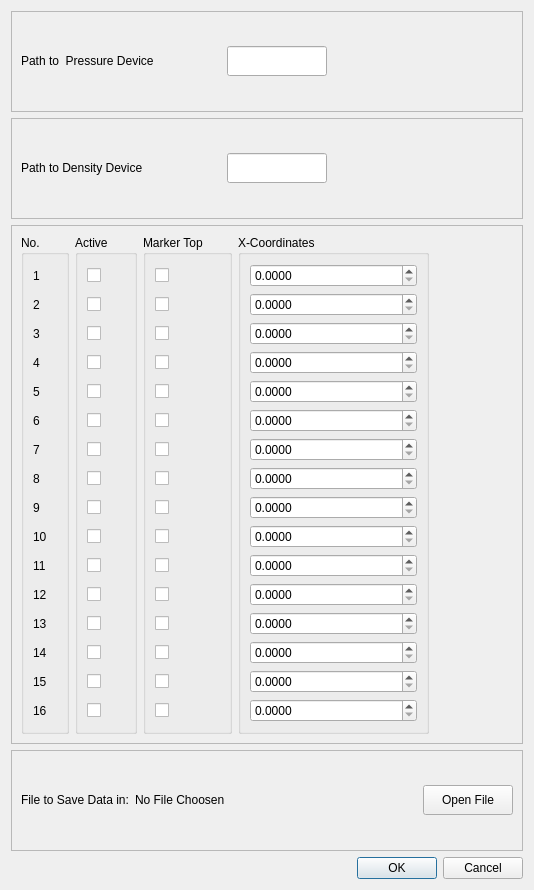
<?xml version="1.0" encoding="UTF-8"?>
<ui version="4.0">
 <class>SetupDialog</class>
 <widget class="QWidget" name="SetupDialog">
  <property name="windowModality">
   <enum>Qt::ApplicationModal</enum>
  </property>
  <property name="geometry">
   <rect>
    <x>0</x>
    <y>0</y>
    <width>534</width>
    <height>890</height>
   </rect>
  </property>
  <property name="minimumSize">
   <size>
    <width>200</width>
    <height>200</height>
   </size>
  </property>
  <property name="maximumSize">
   <size>
    <width>10000</width>
    <height>10000</height>
   </size>
  </property>
  <property name="windowTitle">
   <string>Setup</string>
  </property>
  <layout class="QGridLayout" name="gridLayout_2">
   <item row="6" column="0">
    <widget class="QDialogButtonBox" name="button_box">
     <property name="enabled">
      <bool>true</bool>
     </property>
     <property name="standardButtons">
      <set>QDialogButtonBox::Cancel|QDialogButtonBox::Ok</set>
     </property>
    </widget>
   </item>
   <item row="1" column="0">
    <widget class="QFrame" name="frame_2">
     <property name="frameShape">
      <enum>QFrame::StyledPanel</enum>
     </property>
     <property name="frameShadow">
      <enum>QFrame::Raised</enum>
     </property>
     <layout class="QVBoxLayout" name="verticalLayout_6">
      <item>
       <layout class="QHBoxLayout" name="horizontalLayout_3">
        <item>
         <widget class="QLabel" name="port_of_density_dev_label">
          <property name="minimumSize">
           <size>
            <width>200</width>
            <height>30</height>
           </size>
          </property>
          <property name="maximumSize">
           <size>
            <width>160</width>
            <height>16777215</height>
           </size>
          </property>
          <property name="text">
           <string>Path to Density Device  </string>
          </property>
         </widget>
        </item>
        <item>
         <widget class="QLineEdit" name="density_line_edit">
          <property name="minimumSize">
           <size>
            <width>100</width>
            <height>30</height>
           </size>
          </property>
          <property name="maximumSize">
           <size>
            <width>100</width>
            <height>30</height>
           </size>
          </property>
         </widget>
        </item>
        <item>
         <spacer name="horizontalSpacer_4">
          <property name="orientation">
           <enum>Qt::Horizontal</enum>
          </property>
          <property name="sizeHint" stdset="0">
           <size>
            <width>40</width>
            <height>20</height>
           </size>
          </property>
         </spacer>
        </item>
       </layout>
      </item>
     </layout>
    </widget>
   </item>
   <item row="2" column="0">
    <widget class="QFrame" name="frame_3">
     <property name="frameShape">
      <enum>QFrame::StyledPanel</enum>
     </property>
     <property name="frameShadow">
      <enum>QFrame::Raised</enum>
     </property>
     <layout class="QVBoxLayout" name="verticalLayout_7">
      <item>
       <layout class="QHBoxLayout" name="horizontalLayout">
        <item>
         <widget class="QGroupBox" name="groupBox">
          <property name="title">
           <string>No.</string>
          </property>
          <layout class="QVBoxLayout" name="verticalLayout_3">
           <item>
            <widget class="QLabel" name="number_0">
             <property name="sizePolicy">
              <sizepolicy hsizetype="Minimum" vsizetype="Fixed">
               <horstretch>0</horstretch>
               <verstretch>0</verstretch>
              </sizepolicy>
             </property>
             <property name="maximumSize">
              <size>
               <width>16777215</width>
               <height>25</height>
              </size>
             </property>
             <property name="baseSize">
              <size>
               <width>0</width>
               <height>0</height>
              </size>
             </property>
             <property name="font">
              <font>
               <weight>50</weight>
               <italic>false</italic>
               <bold>false</bold>
               <underline>false</underline>
               <strikeout>false</strikeout>
               <kerning>true</kerning>
              </font>
             </property>
             <property name="frameShape">
              <enum>QFrame::NoFrame</enum>
             </property>
             <property name="lineWidth">
              <number>-1</number>
             </property>
             <property name="text">
              <string>1</string>
             </property>
             <property name="textFormat">
              <enum>Qt::AutoText</enum>
             </property>
             <property name="alignment">
              <set>Qt::AlignLeading|Qt::AlignLeft|Qt::AlignVCenter</set>
             </property>
             <property name="indent">
              <number>-1</number>
             </property>
            </widget>
           </item>
           <item>
            <widget class="QLabel" name="number_1">
             <property name="sizePolicy">
              <sizepolicy hsizetype="Minimum" vsizetype="Fixed">
               <horstretch>0</horstretch>
               <verstretch>0</verstretch>
              </sizepolicy>
             </property>
             <property name="maximumSize">
              <size>
               <width>16777215</width>
               <height>25</height>
              </size>
             </property>
             <property name="text">
              <string>2</string>
             </property>
            </widget>
           </item>
           <item>
            <widget class="QLabel" name="number_2">
             <property name="sizePolicy">
              <sizepolicy hsizetype="Minimum" vsizetype="Fixed">
               <horstretch>0</horstretch>
               <verstretch>0</verstretch>
              </sizepolicy>
             </property>
             <property name="maximumSize">
              <size>
               <width>16777215</width>
               <height>25</height>
              </size>
             </property>
             <property name="text">
              <string>3</string>
             </property>
            </widget>
           </item>
           <item>
            <widget class="QLabel" name="number_3">
             <property name="sizePolicy">
              <sizepolicy hsizetype="Minimum" vsizetype="Fixed">
               <horstretch>0</horstretch>
               <verstretch>0</verstretch>
              </sizepolicy>
             </property>
             <property name="maximumSize">
              <size>
               <width>16777215</width>
               <height>25</height>
              </size>
             </property>
             <property name="text">
              <string>4</string>
             </property>
            </widget>
           </item>
           <item>
            <widget class="QLabel" name="number_4">
             <property name="sizePolicy">
              <sizepolicy hsizetype="Minimum" vsizetype="Fixed">
               <horstretch>0</horstretch>
               <verstretch>0</verstretch>
              </sizepolicy>
             </property>
             <property name="maximumSize">
              <size>
               <width>16777215</width>
               <height>25</height>
              </size>
             </property>
             <property name="text">
              <string>5</string>
             </property>
            </widget>
           </item>
           <item>
            <widget class="QLabel" name="number_5">
             <property name="sizePolicy">
              <sizepolicy hsizetype="Minimum" vsizetype="Fixed">
               <horstretch>0</horstretch>
               <verstretch>0</verstretch>
              </sizepolicy>
             </property>
             <property name="maximumSize">
              <size>
               <width>16777215</width>
               <height>25</height>
              </size>
             </property>
             <property name="text">
              <string>6</string>
             </property>
            </widget>
           </item>
           <item>
            <widget class="QLabel" name="number_6">
             <property name="sizePolicy">
              <sizepolicy hsizetype="Minimum" vsizetype="Fixed">
               <horstretch>0</horstretch>
               <verstretch>0</verstretch>
              </sizepolicy>
             </property>
             <property name="maximumSize">
              <size>
               <width>16777215</width>
               <height>25</height>
              </size>
             </property>
             <property name="text">
              <string>7</string>
             </property>
            </widget>
           </item>
           <item>
            <widget class="QLabel" name="number_7">
             <property name="sizePolicy">
              <sizepolicy hsizetype="Minimum" vsizetype="Fixed">
               <horstretch>0</horstretch>
               <verstretch>0</verstretch>
              </sizepolicy>
             </property>
             <property name="maximumSize">
              <size>
               <width>16777215</width>
               <height>25</height>
              </size>
             </property>
             <property name="text">
              <string>8</string>
             </property>
            </widget>
           </item>
           <item>
            <widget class="QLabel" name="number_8">
             <property name="sizePolicy">
              <sizepolicy hsizetype="Minimum" vsizetype="Fixed">
               <horstretch>0</horstretch>
               <verstretch>0</verstretch>
              </sizepolicy>
             </property>
             <property name="maximumSize">
              <size>
               <width>16777215</width>
               <height>25</height>
              </size>
             </property>
             <property name="text">
              <string>9</string>
             </property>
            </widget>
           </item>
           <item>
            <widget class="QLabel" name="number_9">
             <property name="sizePolicy">
              <sizepolicy hsizetype="Minimum" vsizetype="Fixed">
               <horstretch>0</horstretch>
               <verstretch>0</verstretch>
              </sizepolicy>
             </property>
             <property name="maximumSize">
              <size>
               <width>16777215</width>
               <height>25</height>
              </size>
             </property>
             <property name="text">
              <string>10</string>
             </property>
            </widget>
           </item>
           <item>
            <widget class="QLabel" name="number_10">
             <property name="sizePolicy">
              <sizepolicy hsizetype="Minimum" vsizetype="Fixed">
               <horstretch>0</horstretch>
               <verstretch>0</verstretch>
              </sizepolicy>
             </property>
             <property name="maximumSize">
              <size>
               <width>16777215</width>
               <height>25</height>
              </size>
             </property>
             <property name="text">
              <string>11</string>
             </property>
            </widget>
           </item>
           <item>
            <widget class="QLabel" name="number_11">
             <property name="sizePolicy">
              <sizepolicy hsizetype="Minimum" vsizetype="Fixed">
               <horstretch>0</horstretch>
               <verstretch>0</verstretch>
              </sizepolicy>
             </property>
             <property name="maximumSize">
              <size>
               <width>16777215</width>
               <height>25</height>
              </size>
             </property>
             <property name="text">
              <string>12</string>
             </property>
            </widget>
           </item>
           <item>
            <widget class="QLabel" name="number_12">
             <property name="sizePolicy">
              <sizepolicy hsizetype="Minimum" vsizetype="Fixed">
               <horstretch>0</horstretch>
               <verstretch>0</verstretch>
              </sizepolicy>
             </property>
             <property name="maximumSize">
              <size>
               <width>16777215</width>
               <height>25</height>
              </size>
             </property>
             <property name="text">
              <string>13</string>
             </property>
            </widget>
           </item>
           <item>
            <widget class="QLabel" name="number_13">
             <property name="sizePolicy">
              <sizepolicy hsizetype="Minimum" vsizetype="Fixed">
               <horstretch>0</horstretch>
               <verstretch>0</verstretch>
              </sizepolicy>
             </property>
             <property name="maximumSize">
              <size>
               <width>16777215</width>
               <height>25</height>
              </size>
             </property>
             <property name="text">
              <string>14</string>
             </property>
            </widget>
           </item>
           <item>
            <widget class="QLabel" name="number_14">
             <property name="sizePolicy">
              <sizepolicy hsizetype="Minimum" vsizetype="Fixed">
               <horstretch>0</horstretch>
               <verstretch>0</verstretch>
              </sizepolicy>
             </property>
             <property name="maximumSize">
              <size>
               <width>16777215</width>
               <height>25</height>
              </size>
             </property>
             <property name="text">
              <string>15</string>
             </property>
            </widget>
           </item>
           <item>
            <widget class="QLabel" name="number_15">
             <property name="sizePolicy">
              <sizepolicy hsizetype="Minimum" vsizetype="Fixed">
               <horstretch>0</horstretch>
               <verstretch>0</verstretch>
              </sizepolicy>
             </property>
             <property name="maximumSize">
              <size>
               <width>16777215</width>
               <height>25</height>
              </size>
             </property>
             <property name="text">
              <string>16</string>
             </property>
            </widget>
           </item>
          </layout>
         </widget>
        </item>
        <item>
         <widget class="QGroupBox" name="checkbox_group">
          <property name="title">
           <string>Active</string>
          </property>
          <layout class="QVBoxLayout" name="verticalLayout_2">
           <item>
            <widget class="QCheckBox" name="checkbox_0">
             <property name="maximumSize">
              <size>
               <width>16777215</width>
               <height>25</height>
              </size>
             </property>
             <property name="text">
              <string/>
             </property>
            </widget>
           </item>
           <item>
            <widget class="QCheckBox" name="checkbox_1">
             <property name="maximumSize">
              <size>
               <width>16777215</width>
               <height>25</height>
              </size>
             </property>
             <property name="text">
              <string/>
             </property>
            </widget>
           </item>
           <item>
            <widget class="QCheckBox" name="checkbox_2">
             <property name="maximumSize">
              <size>
               <width>16777215</width>
               <height>25</height>
              </size>
             </property>
             <property name="text">
              <string/>
             </property>
            </widget>
           </item>
           <item>
            <widget class="QCheckBox" name="checkbox_3">
             <property name="maximumSize">
              <size>
               <width>16777215</width>
               <height>25</height>
              </size>
             </property>
             <property name="text">
              <string/>
             </property>
            </widget>
           </item>
           <item>
            <widget class="QCheckBox" name="checkbox_4">
             <property name="maximumSize">
              <size>
               <width>16777215</width>
               <height>25</height>
              </size>
             </property>
             <property name="text">
              <string/>
             </property>
            </widget>
           </item>
           <item>
            <widget class="QCheckBox" name="checkbox_5">
             <property name="maximumSize">
              <size>
               <width>16777215</width>
               <height>25</height>
              </size>
             </property>
             <property name="text">
              <string/>
             </property>
            </widget>
           </item>
           <item>
            <widget class="QCheckBox" name="checkbox_6">
             <property name="maximumSize">
              <size>
               <width>16777215</width>
               <height>25</height>
              </size>
             </property>
             <property name="text">
              <string/>
             </property>
            </widget>
           </item>
           <item>
            <widget class="QCheckBox" name="checkbox_16">
             <property name="maximumSize">
              <size>
               <width>16777215</width>
               <height>25</height>
              </size>
             </property>
             <property name="text">
              <string/>
             </property>
            </widget>
           </item>
           <item>
            <widget class="QCheckBox" name="checkbox_8">
             <property name="maximumSize">
              <size>
               <width>16777215</width>
               <height>25</height>
              </size>
             </property>
             <property name="text">
              <string/>
             </property>
            </widget>
           </item>
           <item>
            <widget class="QCheckBox" name="checkbox_9">
             <property name="maximumSize">
              <size>
               <width>16777215</width>
               <height>25</height>
              </size>
             </property>
             <property name="text">
              <string/>
             </property>
            </widget>
           </item>
           <item>
            <widget class="QCheckBox" name="checkbox_10">
             <property name="maximumSize">
              <size>
               <width>16777215</width>
               <height>25</height>
              </size>
             </property>
             <property name="text">
              <string/>
             </property>
            </widget>
           </item>
           <item>
            <widget class="QCheckBox" name="checkbox_11">
             <property name="maximumSize">
              <size>
               <width>16777215</width>
               <height>25</height>
              </size>
             </property>
             <property name="text">
              <string/>
             </property>
            </widget>
           </item>
           <item>
            <widget class="QCheckBox" name="checkbox_12">
             <property name="maximumSize">
              <size>
               <width>16777215</width>
               <height>25</height>
              </size>
             </property>
             <property name="text">
              <string/>
             </property>
            </widget>
           </item>
           <item>
            <widget class="QCheckBox" name="checkbox_13">
             <property name="maximumSize">
              <size>
               <width>16777215</width>
               <height>25</height>
              </size>
             </property>
             <property name="text">
              <string/>
             </property>
            </widget>
           </item>
           <item>
            <widget class="QCheckBox" name="checkbox_14">
             <property name="maximumSize">
              <size>
               <width>16777215</width>
               <height>25</height>
              </size>
             </property>
             <property name="text">
              <string/>
             </property>
            </widget>
           </item>
           <item>
            <widget class="QCheckBox" name="checkbox_15">
             <property name="maximumSize">
              <size>
               <width>16777215</width>
               <height>25</height>
              </size>
             </property>
             <property name="text">
              <string/>
             </property>
            </widget>
           </item>
          </layout>
         </widget>
        </item>
        <item>
         <widget class="QGroupBox" name="color_group">
          <property name="title">
           <string>Marker Top</string>
          </property>
          <layout class="QVBoxLayout" name="verticalLayout_4">
           <item>
            <widget class="QCheckBox" name="color_check_box_0">
             <property name="maximumSize">
              <size>
               <width>16777215</width>
               <height>25</height>
              </size>
             </property>
             <property name="text">
              <string/>
             </property>
            </widget>
           </item>
           <item>
            <widget class="QCheckBox" name="color_check_box_1">
             <property name="maximumSize">
              <size>
               <width>16777215</width>
               <height>25</height>
              </size>
             </property>
             <property name="text">
              <string/>
             </property>
            </widget>
           </item>
           <item>
            <widget class="QCheckBox" name="color_check_box_2">
             <property name="maximumSize">
              <size>
               <width>16777215</width>
               <height>25</height>
              </size>
             </property>
             <property name="text">
              <string/>
             </property>
            </widget>
           </item>
           <item>
            <widget class="QCheckBox" name="color_check_box_3">
             <property name="maximumSize">
              <size>
               <width>16777215</width>
               <height>25</height>
              </size>
             </property>
             <property name="text">
              <string/>
             </property>
            </widget>
           </item>
           <item>
            <widget class="QCheckBox" name="color_check_box_4">
             <property name="maximumSize">
              <size>
               <width>16777215</width>
               <height>25</height>
              </size>
             </property>
             <property name="text">
              <string/>
             </property>
            </widget>
           </item>
           <item>
            <widget class="QCheckBox" name="color_check_box_5">
             <property name="maximumSize">
              <size>
               <width>16777215</width>
               <height>25</height>
              </size>
             </property>
             <property name="text">
              <string/>
             </property>
            </widget>
           </item>
           <item>
            <widget class="QCheckBox" name="color_check_box_6">
             <property name="maximumSize">
              <size>
               <width>16777215</width>
               <height>25</height>
              </size>
             </property>
             <property name="text">
              <string/>
             </property>
            </widget>
           </item>
           <item>
            <widget class="QCheckBox" name="color_check_box_7">
             <property name="maximumSize">
              <size>
               <width>16777215</width>
               <height>25</height>
              </size>
             </property>
             <property name="text">
              <string/>
             </property>
            </widget>
           </item>
           <item>
            <widget class="QCheckBox" name="color_check_box_8">
             <property name="maximumSize">
              <size>
               <width>16777215</width>
               <height>25</height>
              </size>
             </property>
             <property name="text">
              <string/>
             </property>
            </widget>
           </item>
           <item>
            <widget class="QCheckBox" name="color_check_box_9">
             <property name="maximumSize">
              <size>
               <width>16777215</width>
               <height>25</height>
              </size>
             </property>
             <property name="text">
              <string/>
             </property>
             <property name="iconSize">
              <size>
               <width>16</width>
               <height>16</height>
              </size>
             </property>
            </widget>
           </item>
           <item>
            <widget class="QCheckBox" name="color_check_box_10">
             <property name="maximumSize">
              <size>
               <width>16777215</width>
               <height>25</height>
              </size>
             </property>
             <property name="text">
              <string/>
             </property>
            </widget>
           </item>
           <item>
            <widget class="QCheckBox" name="color_check_box_11">
             <property name="maximumSize">
              <size>
               <width>16777215</width>
               <height>25</height>
              </size>
             </property>
             <property name="text">
              <string/>
             </property>
            </widget>
           </item>
           <item>
            <widget class="QCheckBox" name="color_check_box_12">
             <property name="maximumSize">
              <size>
               <width>16777215</width>
               <height>25</height>
              </size>
             </property>
             <property name="text">
              <string/>
             </property>
            </widget>
           </item>
           <item>
            <widget class="QCheckBox" name="color_check_box_13">
             <property name="maximumSize">
              <size>
               <width>16777215</width>
               <height>25</height>
              </size>
             </property>
             <property name="text">
              <string/>
             </property>
            </widget>
           </item>
           <item>
            <widget class="QCheckBox" name="color_check_box_14">
             <property name="maximumSize">
              <size>
               <width>16777215</width>
               <height>25</height>
              </size>
             </property>
             <property name="text">
              <string/>
             </property>
            </widget>
           </item>
           <item>
            <widget class="QCheckBox" name="color_check_box_15">
             <property name="maximumSize">
              <size>
               <width>16777215</width>
               <height>25</height>
              </size>
             </property>
             <property name="text">
              <string/>
             </property>
            </widget>
           </item>
          </layout>
         </widget>
        </item>
        <item>
         <widget class="QGroupBox" name="spinbox_group">
          <property name="title">
           <string>X-Coordinates</string>
          </property>
          <layout class="QVBoxLayout" name="verticalLayout">
           <item>
            <widget class="QDoubleSpinBox" name="spin_box_0">
             <property name="minimumSize">
              <size>
               <width>167</width>
               <height>0</height>
              </size>
             </property>
             <property name="maximumSize">
              <size>
               <width>50</width>
               <height>25</height>
              </size>
             </property>
             <property name="decimals">
              <number>4</number>
             </property>
             <property name="maximum">
              <double>1.000000000000000</double>
             </property>
             <property name="singleStep">
              <double>0.010000000000000</double>
             </property>
            </widget>
           </item>
           <item>
            <widget class="QDoubleSpinBox" name="spin_box_1">
             <property name="minimumSize">
              <size>
               <width>167</width>
               <height>0</height>
              </size>
             </property>
             <property name="maximumSize">
              <size>
               <width>50</width>
               <height>25</height>
              </size>
             </property>
             <property name="decimals">
              <number>4</number>
             </property>
             <property name="maximum">
              <double>1.000000000000000</double>
             </property>
             <property name="singleStep">
              <double>0.010000000000000</double>
             </property>
            </widget>
           </item>
           <item>
            <widget class="QDoubleSpinBox" name="spin_box_2">
             <property name="minimumSize">
              <size>
               <width>167</width>
               <height>0</height>
              </size>
             </property>
             <property name="maximumSize">
              <size>
               <width>50</width>
               <height>25</height>
              </size>
             </property>
             <property name="decimals">
              <number>4</number>
             </property>
             <property name="maximum">
              <double>1.000000000000000</double>
             </property>
             <property name="singleStep">
              <double>0.010000000000000</double>
             </property>
            </widget>
           </item>
           <item>
            <widget class="QDoubleSpinBox" name="spin_box_3">
             <property name="minimumSize">
              <size>
               <width>167</width>
               <height>0</height>
              </size>
             </property>
             <property name="maximumSize">
              <size>
               <width>50</width>
               <height>25</height>
              </size>
             </property>
             <property name="decimals">
              <number>4</number>
             </property>
             <property name="maximum">
              <double>1.000000000000000</double>
             </property>
             <property name="singleStep">
              <double>0.010000000000000</double>
             </property>
            </widget>
           </item>
           <item>
            <widget class="QDoubleSpinBox" name="spin_box_4">
             <property name="minimumSize">
              <size>
               <width>167</width>
               <height>0</height>
              </size>
             </property>
             <property name="maximumSize">
              <size>
               <width>50</width>
               <height>25</height>
              </size>
             </property>
             <property name="decimals">
              <number>4</number>
             </property>
             <property name="maximum">
              <double>1.000000000000000</double>
             </property>
             <property name="singleStep">
              <double>0.010000000000000</double>
             </property>
            </widget>
           </item>
           <item>
            <widget class="QDoubleSpinBox" name="spin_box_5">
             <property name="minimumSize">
              <size>
               <width>167</width>
               <height>0</height>
              </size>
             </property>
             <property name="maximumSize">
              <size>
               <width>50</width>
               <height>25</height>
              </size>
             </property>
             <property name="decimals">
              <number>4</number>
             </property>
             <property name="maximum">
              <double>1.000000000000000</double>
             </property>
             <property name="singleStep">
              <double>0.010000000000000</double>
             </property>
            </widget>
           </item>
           <item>
            <widget class="QDoubleSpinBox" name="spin_box_6">
             <property name="minimumSize">
              <size>
               <width>167</width>
               <height>0</height>
              </size>
             </property>
             <property name="maximumSize">
              <size>
               <width>50</width>
               <height>25</height>
              </size>
             </property>
             <property name="decimals">
              <number>4</number>
             </property>
             <property name="maximum">
              <double>1.000000000000000</double>
             </property>
             <property name="singleStep">
              <double>0.010000000000000</double>
             </property>
            </widget>
           </item>
           <item>
            <widget class="QDoubleSpinBox" name="spin_box_7">
             <property name="minimumSize">
              <size>
               <width>167</width>
               <height>0</height>
              </size>
             </property>
             <property name="maximumSize">
              <size>
               <width>50</width>
               <height>25</height>
              </size>
             </property>
             <property name="decimals">
              <number>4</number>
             </property>
             <property name="maximum">
              <double>1.000000000000000</double>
             </property>
             <property name="singleStep">
              <double>0.010000000000000</double>
             </property>
            </widget>
           </item>
           <item>
            <widget class="QDoubleSpinBox" name="spin_box_8">
             <property name="minimumSize">
              <size>
               <width>167</width>
               <height>0</height>
              </size>
             </property>
             <property name="maximumSize">
              <size>
               <width>50</width>
               <height>25</height>
              </size>
             </property>
             <property name="decimals">
              <number>4</number>
             </property>
             <property name="maximum">
              <double>1.000000000000000</double>
             </property>
             <property name="singleStep">
              <double>0.010000000000000</double>
             </property>
            </widget>
           </item>
           <item>
            <widget class="QDoubleSpinBox" name="spin_box_9">
             <property name="minimumSize">
              <size>
               <width>167</width>
               <height>0</height>
              </size>
             </property>
             <property name="maximumSize">
              <size>
               <width>50</width>
               <height>25</height>
              </size>
             </property>
             <property name="decimals">
              <number>4</number>
             </property>
             <property name="maximum">
              <double>1.000000000000000</double>
             </property>
             <property name="singleStep">
              <double>0.010000000000000</double>
             </property>
            </widget>
           </item>
           <item>
            <widget class="QDoubleSpinBox" name="spin_box_10">
             <property name="minimumSize">
              <size>
               <width>167</width>
               <height>0</height>
              </size>
             </property>
             <property name="maximumSize">
              <size>
               <width>50</width>
               <height>25</height>
              </size>
             </property>
             <property name="decimals">
              <number>4</number>
             </property>
             <property name="maximum">
              <double>1.000000000000000</double>
             </property>
             <property name="singleStep">
              <double>0.010000000000000</double>
             </property>
            </widget>
           </item>
           <item>
            <widget class="QDoubleSpinBox" name="spin_box_11">
             <property name="minimumSize">
              <size>
               <width>167</width>
               <height>0</height>
              </size>
             </property>
             <property name="maximumSize">
              <size>
               <width>50</width>
               <height>25</height>
              </size>
             </property>
             <property name="decimals">
              <number>4</number>
             </property>
             <property name="maximum">
              <double>1.000000000000000</double>
             </property>
             <property name="singleStep">
              <double>0.010000000000000</double>
             </property>
            </widget>
           </item>
           <item>
            <widget class="QDoubleSpinBox" name="spin_box_12">
             <property name="minimumSize">
              <size>
               <width>167</width>
               <height>0</height>
              </size>
             </property>
             <property name="maximumSize">
              <size>
               <width>50</width>
               <height>25</height>
              </size>
             </property>
             <property name="decimals">
              <number>4</number>
             </property>
             <property name="maximum">
              <double>1.000000000000000</double>
             </property>
             <property name="singleStep">
              <double>0.010000000000000</double>
             </property>
            </widget>
           </item>
           <item>
            <widget class="QDoubleSpinBox" name="spin_box_13">
             <property name="minimumSize">
              <size>
               <width>167</width>
               <height>0</height>
              </size>
             </property>
             <property name="maximumSize">
              <size>
               <width>50</width>
               <height>25</height>
              </size>
             </property>
             <property name="decimals">
              <number>4</number>
             </property>
             <property name="maximum">
              <double>1.000000000000000</double>
             </property>
             <property name="singleStep">
              <double>0.010000000000000</double>
             </property>
            </widget>
           </item>
           <item>
            <widget class="QDoubleSpinBox" name="spin_box_14">
             <property name="minimumSize">
              <size>
               <width>167</width>
               <height>0</height>
              </size>
             </property>
             <property name="maximumSize">
              <size>
               <width>50</width>
               <height>25</height>
              </size>
             </property>
             <property name="decimals">
              <number>4</number>
             </property>
             <property name="maximum">
              <double>1.000000000000000</double>
             </property>
             <property name="singleStep">
              <double>0.010000000000000</double>
             </property>
            </widget>
           </item>
           <item>
            <widget class="QDoubleSpinBox" name="spin_box_15">
             <property name="minimumSize">
              <size>
               <width>167</width>
               <height>0</height>
              </size>
             </property>
             <property name="maximumSize">
              <size>
               <width>50</width>
               <height>25</height>
              </size>
             </property>
             <property name="decimals">
              <number>4</number>
             </property>
             <property name="maximum">
              <double>1.000000000000000</double>
             </property>
             <property name="singleStep">
              <double>0.010000000000000</double>
             </property>
            </widget>
           </item>
          </layout>
         </widget>
        </item>
        <item>
         <spacer name="horizontalSpacer_3">
          <property name="orientation">
           <enum>Qt::Horizontal</enum>
          </property>
          <property name="sizeHint" stdset="0">
           <size>
            <width>40</width>
            <height>20</height>
           </size>
          </property>
         </spacer>
        </item>
       </layout>
      </item>
     </layout>
    </widget>
   </item>
   <item row="3" column="0">
    <widget class="QFrame" name="frame_4">
     <property name="frameShape">
      <enum>QFrame::StyledPanel</enum>
     </property>
     <property name="frameShadow">
      <enum>QFrame::Raised</enum>
     </property>
     <layout class="QVBoxLayout" name="verticalLayout_8">
      <item>
       <layout class="QHBoxLayout" name="horizontalLayout_6">
        <item>
         <widget class="QLabel" name="label">
          <property name="text">
           <string>File to Save Data in:</string>
          </property>
         </widget>
        </item>
        <item>
         <widget class="QLabel" name="path_label">
          <property name="text">
           <string>No File Choosen</string>
          </property>
          <property name="indent">
           <number>-1</number>
          </property>
         </widget>
        </item>
        <item>
         <spacer name="horizontalSpacer_5">
          <property name="orientation">
           <enum>Qt::Horizontal</enum>
          </property>
          <property name="sizeHint" stdset="0">
           <size>
            <width>40</width>
            <height>20</height>
           </size>
          </property>
         </spacer>
        </item>
        <item>
         <widget class="QPushButton" name="open_file_button">
          <property name="minimumSize">
           <size>
            <width>90</width>
            <height>30</height>
           </size>
          </property>
          <property name="text">
           <string>Open File</string>
          </property>
         </widget>
        </item>
       </layout>
      </item>
     </layout>
    </widget>
   </item>
   <item row="0" column="0">
    <widget class="QFrame" name="frame">
     <property name="frameShape">
      <enum>QFrame::StyledPanel</enum>
     </property>
     <property name="frameShadow">
      <enum>QFrame::Raised</enum>
     </property>
     <layout class="QVBoxLayout" name="verticalLayout_5">
      <item>
       <layout class="QHBoxLayout" name="horizontalLayout_2">
        <item>
         <widget class="QLabel" name="port_of_pressure_def_label">
          <property name="minimumSize">
           <size>
            <width>200</width>
            <height>30</height>
           </size>
          </property>
          <property name="maximumSize">
           <size>
            <width>160</width>
            <height>16777215</height>
           </size>
          </property>
          <property name="text">
           <string>Path to  Pressure Device</string>
          </property>
         </widget>
        </item>
        <item>
         <widget class="QLineEdit" name="pressure_line_edit">
          <property name="minimumSize">
           <size>
            <width>100</width>
            <height>30</height>
           </size>
          </property>
          <property name="maximumSize">
           <size>
            <width>100</width>
            <height>30</height>
           </size>
          </property>
         </widget>
        </item>
        <item>
         <spacer name="horizontalSpacer">
          <property name="orientation">
           <enum>Qt::Horizontal</enum>
          </property>
          <property name="sizeHint" stdset="0">
           <size>
            <width>40</width>
            <height>20</height>
           </size>
          </property>
         </spacer>
        </item>
       </layout>
      </item>
     </layout>
    </widget>
   </item>
  </layout>
 </widget>
 <resources/>
 <connections/>
</ui>
